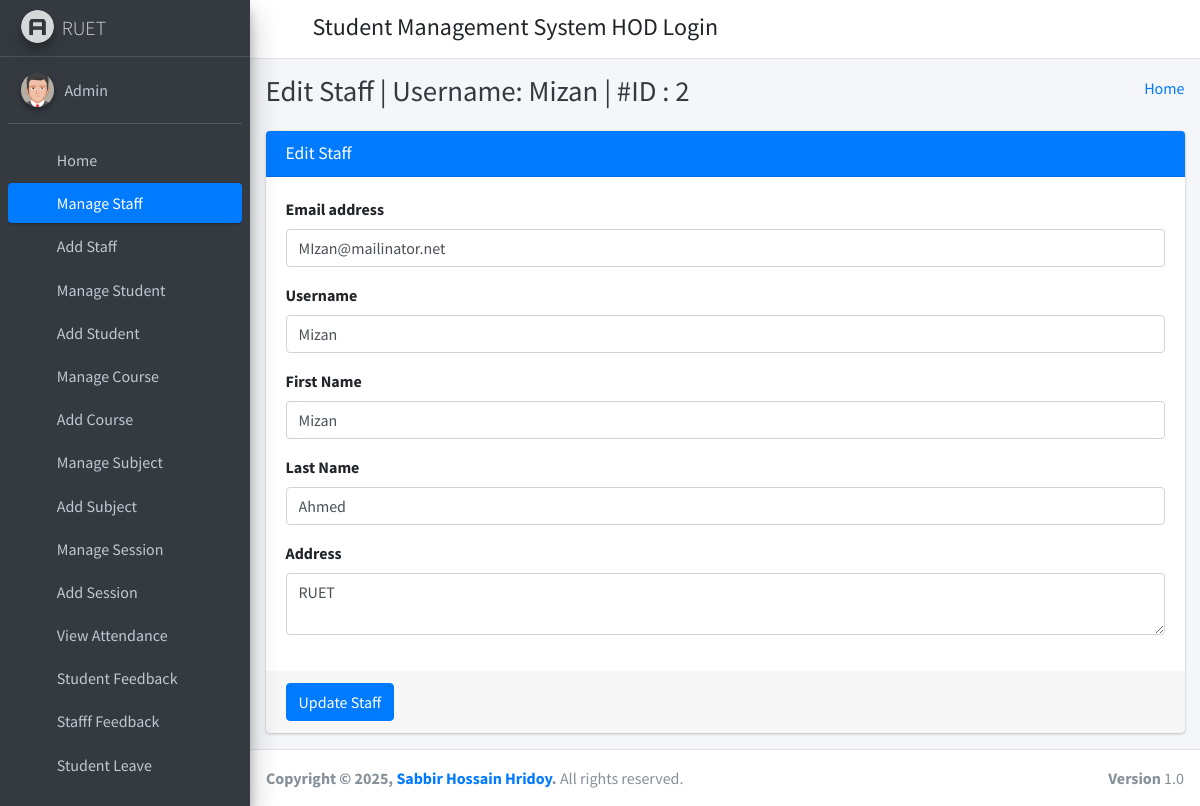
The page /edit_staff/2/ (signed in) on the database its author committed.
### student_management_app/models.py (models this page shows)
class CustomUser(AbstractUser):
    user_type_data = ((1, "HOD"), (2, "Staff"), (3, "Student"))
    user_type = models.CharField(default=1, choices=user_type_data, max_length=10)

class Staffs(models.Model):
    id = models.AutoField(primary_key=True)
    admin = models.OneToOneField(CustomUser, on_delete = models.CASCADE)
    address = models.TextField()
    created_at = models.DateTimeField(auto_now_add=True)
    updated_at = models.DateTimeField(auto_now=True)
    objects = models.Manager()

### student_management_app/HodViews.py (the view)
# urls.py: path('edit_staff/<staff_id>/', HodViews.edit_staff, name="edit_staff"),
def edit_staff(request, staff_id):
    staff = Staffs.objects.get(admin=staff_id)
    context = {
        "staff": staff,
        "id": staff_id
    }
    return render(request, "hod_template/edit_staff_template.html", context)

### student_management_app/LoginCheckMiddleWare.py (called while the page is built, shortened)
    def process_view(self, request, view_func, view_args, view_kwargs):
        modulename = view_func.__module__
        user = request.user
        if user.is_authenticated:
            if user.user_type == "1":
                if modulename == "student_management_app.HodViews":
                    pass
                elif modulename == "student_management_app.views" or modulename == "django.views.static":
                    pass
                else:
                    return redirect("admin_home")
            else:
                return redirect("login")
        else:
            if request.path == reverse("login") or request.path == reverse("doLogin"):
                pass
            else:
                return redirect("login")

### student_management_app/templates/hod_template/edit_staff_template.html (shortened to what this page needs)
{% extends 'hod_template/base_template.html' %}
{% block page_title %}
    Edit Staff | Username: {{ staff.admin.username }} | #ID : {{ staff.admin.id }}
{% endblock page_title %}
{% block main_content %}
{% load static %}
<section class="content">
        <div class="container-fluid">
            <div class="row">
                <div class="col-md-12">
                    <div class="card card-primary">
                    <div class="card-header">
                        <h3 class="card-title">Edit Staff</h3>
                    </div>
                    <form role="form" method="POST" action="{% url 'edit_staff_save' %}">
                        <div class="card-body">
                            <div class="form-group">
                                <label>Email address</label>
                                <input type="email" class="form-control" name="email" value="{{ staff.admin.email }}">
                            </div>
                            <div class="form-group">
                                <label>Username</label>
                                <input type="text" class="form-control" name="username" value="{{ staff.admin.username }}">
                            </div>
                            <div class="form-group">
                                <label>First Name</label>
                                <input type="text" class="form-control" name="first_name" value="{{ staff.admin.first_name }}">
                            </div>
                            <div class="form-group">
                                <label>Last Name</label>
                                <input type="text" class="form-control" name="last_name" value="{{ staff.admin.last_name }}">
                            </div>
                            <div class="form-group">
                                <label>Address</label>
                                <textarea class="form-control" name="address">{{ staff.address }}</textarea>
                            </div>
                        </div>
                        <div class="card-footer">
                        <button type="submit" class="btn btn-primary">Update Staff</button>
                        </div>
                    </form>
                    </div>
                </div>
            </div>
        </div>
      </section>
  {% endblock main_content %}

### student_management_app/templates/hod_template/sidebar_template.html (shortened to what this page needs)
{% load static %}
<aside class="main-sidebar sidebar-dark-primary elevation-4">
      <a href="{% url 'admin_home' %}" class="brand-link">
        <img src="{% static 'dist/img/AdminLTELogo.png' %}" alt="AdminLTE Logo" class="brand-image img-circle elevation-3"
            style="opacity: .8">
        <span class="brand-text font-weight-light"> RUET </span>
      </a>
      <div class="sidebar">
        <div class="user-panel mt-3 pb-3 mb-3 d-flex">
          <div class="image">
            <img src="{% static 'dist/img/user2-160x160.jpg' %}" class="img-circle elevation-2" alt="User Image">
          </div>
          <div class="info">
            <a href="{% url 'admin_profile' %}" class="d-block">{{ user.first_name }} {{ user.last_name }}</a>
          </div>
        </div>
        <nav class="mt-2">
          <ul class="nav nav-pills nav-sidebar flex-column" data-widget="treeview" role="menu" data-accordion="false">
            <li class="nav-item">
              {% url 'admin_home' as admin_home %}
              <a href="{{ admin_home }}" class="nav-link {% if request.path == admin_home %} active {% endif %}">
                <i class="nav-icon fas fa-tachometer-alt"></i>
                <p>
                  Home
                </p>
              </a>
            </li>
            <li class="nav-item">
              {% url 'manage_staff' as manage_staff %}
              {% url 'edit_staff' staff_id=id as edit_staff %}
              <a href="{{ manage_staff }}" class="nav-link {% if request.path == manage_staff %} active {% endif %} {% if request.path == edit_staff %} active {% endif %}">
                <i class="nav-icon fas fa-chalkboard-teacher"></i>
                <p>
                  Manage Staff
                </p>
              </a>
            </li>
            <li class="nav-item">
              {% url 'add_staff' as add_staff %}
              <a href="{{ add_staff }}" class="nav-link {% if request.path == add_staff %} active {% endif %}">
                <i class="nav-icon fas fa-th"></i>
                <p>
                  Add Staff
                </p>
              </a>
            </li>
            <li class="nav-item">
              {% url 'manage_student' as manage_student %}
              {% url 'edit_student' student_id=id as edit_student %}
              <a href="{{ manage_student }}" class="nav-link {% if request.path == manage_student %} active {% endif %} {% if request.path == edit_student %} active {% endif %}">
                <i class="nav-icon fas fa-user-graduate"></i>
                <p>
                  Manage Student
                </p>
              </a>
            </li>
            <li class="nav-item">
              {% url 'add_student' as add_student %}
              <a href="{{ add_student }}" class="nav-link {% if request.path == add_student %} active {% endif %}">
                <i class="nav-icon fas fa-th"></i>
                <p>
                  Add Student
                </p>
              </a>
            </li>
            <li class="nav-item">
              {% url 'manage_course' as manage_course %}
              {% url 'edit_course' course_id=id as edit_course %}
              <a href="{{ manage_course }}" class="nav-link {% if request.path == manage_course %} active {% endif %} {% if request.path == edit_course %} active {% endif %}">
                <i class="nav-icon fas fa-chalkboard"></i>
                <p>
                  Manage Course
                </p>
              </a>
            </li>
            <li class="nav-item">
            {% url 'add_course' as add_course %}
              <a href="{{ add_course }}" class="nav-link {% if request.path == add_course %} active {% endif %}">
                <i class="nav-icon fas fa-th"></i>
                <p>
                  Add Course
                </p>
              </a>
            </li>
            <li class="nav-item">
              {% url 'manage_subject' as manage_subject %}
              {% url 'edit_subject' subject_id=id as edit_subject %}
              <a href="{{ manage_subject }}" class="nav-link {% if request.path == manage_subject %} active {% endif %} {% if request.path == edit_subject %} active {% endif %}">
                <i class="nav-icon fas fa-book"></i>
                <p>
                  Manage Subject
                </p>
              </a>
            </li>
            <li class="nav-item">
              {% url 'add_subject' as add_subject %}
              <a href="{{ add_subject }}" class="nav-link {% if request.path == add_subject %} active {% endif %}">
                <i class="nav-icon fas fa-th"></i>
                <p>
                  Add Subject
                </p>
              </a>
            </li>
            <li class="nav-item">
              {% url 'manage_session' as manage_session %}
              {% url 'edit_session' session_id=id as edit_session %}
              <a href="{{ manage_session }}" class="nav-link {% if request.path == manage_session %} active {% endif %} {% if request.path == edit_session %} active {% endif %}">
                <i class="nav-icon fas fa-graduation-cap"></i>
                <p>
                  Manage Session
                </p>
              </a>
            </li>
            <li class="nav-item">
              {% url 'add_session' as add_session %}
              <a href="{{ add_session }}" class="nav-link {% if request.path == add_session %} active {% endif %}">
                <i class="nav-icon fas fa-th"></i>
                <p>
                  Add Session
                </p>
              </a>
            </li>
            <li class="nav-item">
              {% url 'admin_view_attendance' as admin_view_attendance %}
              <a href="{{ admin_view_attendance }}" class="nav-link {% if request.path == admin_view_attendance %} active {% endif %}">
                <i class="nav-icon fas fa-calendar-alt"></i>
                <p>
                  View Attendance
                </p>
              </a>
            </li>
            <li class="nav-item">
              {% url 'student_feedback_message' as student_feedback_message %}
              <a href="{{ student_feedback_message }}" class="nav-link {% if request.path == student_feedback_message %} active {% endif %}">
                <i class="nav-icon fas fa-th"></i>
                <p>
                  Student Feedback
                </p>
              </a>
            </li>
            <li class="nav-item">
              {% url 'staff_feedback_message' as staff_feedback_message %}
              <a href="{{ staff_feedback_message }}" class="nav-link {% if request.path == staff_feedback_message %} active {% endif %}">
                <i class="nav-icon fas fa-th"></i>
                <p>
                  Stafff Feedback
                </p>
              </a>
            </li>
            <li class="nav-item">
              {% url 'student_leave_view' as student_leave_view %}
              <a href="{{ student_leave_view }}" class="nav-link {% if request.path == student_leave_view %} active {% endif %}">
                <i class="nav-icon fas fa-th"></i>
                <p>
                  Student Leave
                </p>
              </a>
            </li>
            <li class="nav-item">
              {% url 'staff_leave_view' as staff_leave_view %}
              <a href="{{ staff_leave_view }}" class="nav-link {% if request.path == staff_leave_view %} active {% endif %}">
                <p>
                </p>
              </a>
            </li>
          </ul>
        </nav>
      </div>
    </aside>

### rows shown on the page
CustomUser: first_name "Admin"
Staffs: admin.username "Mizan", admin.id "2", email "MIzan@mailinator.net", username "Mizan", first_name "Mizan", last_name "Ahmed", address "RUET"
